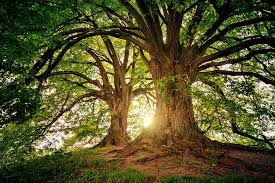
#> input picture arbol.jpg, 275 x 183 px, found by its file name
$ python ModeloHSV.py
#> lines starting #> are read from the running program, lines starting #| are printed output that depends on the picture


import cv2
import matplotlib.pyplot as plt
imagen = cv2.imread("D:\\Procesamiento_Imagenes_UP\\arbol.jpg")
#> imagen is the input picture: shape (183, 275, 3); mean B, G, R 43.4, 83, 86.6


# Convertir una imagen de BGR (usado por OpenCV) a HSI (HSV en OpenCV)
imagen_hsv = cv2.cvtColor(imagen, cv2.COLOR_BGR2HSV)
#> imagen_hsv: shape (183, 275, 3); mean H, S, V 32.2, 162.6, 92.7

# Separar los canales H, S, V
H, S, V = cv2.split(imagen_hsv)
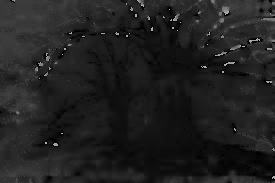
#> H: shape (183, 275); min 0, max 179, mean 32.2
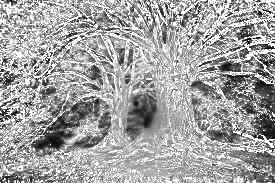
#> S: shape (183, 275); min 0, max 255, mean 162.6
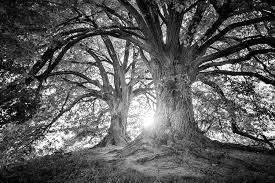
#> V: shape (183, 275); min 0, max 255, mean 92.7

# Mostrar los tres componentes de HSI
plt.figure(figsize=(10,5))
plt.subplot(1, 3, 1)
plt.imshow(H, cmap='hsv')
plt.title('Tonalidad (Hue)')

plt.subplot(1, 3, 2)
plt.imshow(S, cmap='gray')
plt.title('Saturación (Saturation)')

plt.subplot(1, 3, 3)
plt.imshow(V, cmap='gray')
plt.title('Intensidad (Value)')
plt.show()
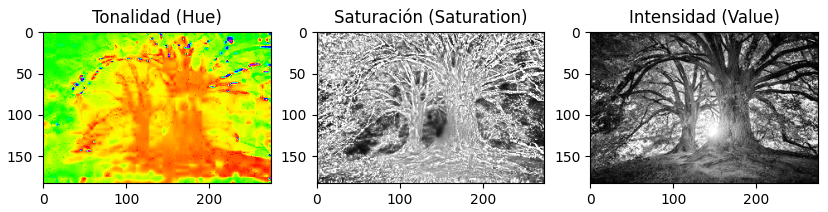
#> figure drawn by matplotlib, 3 panels
